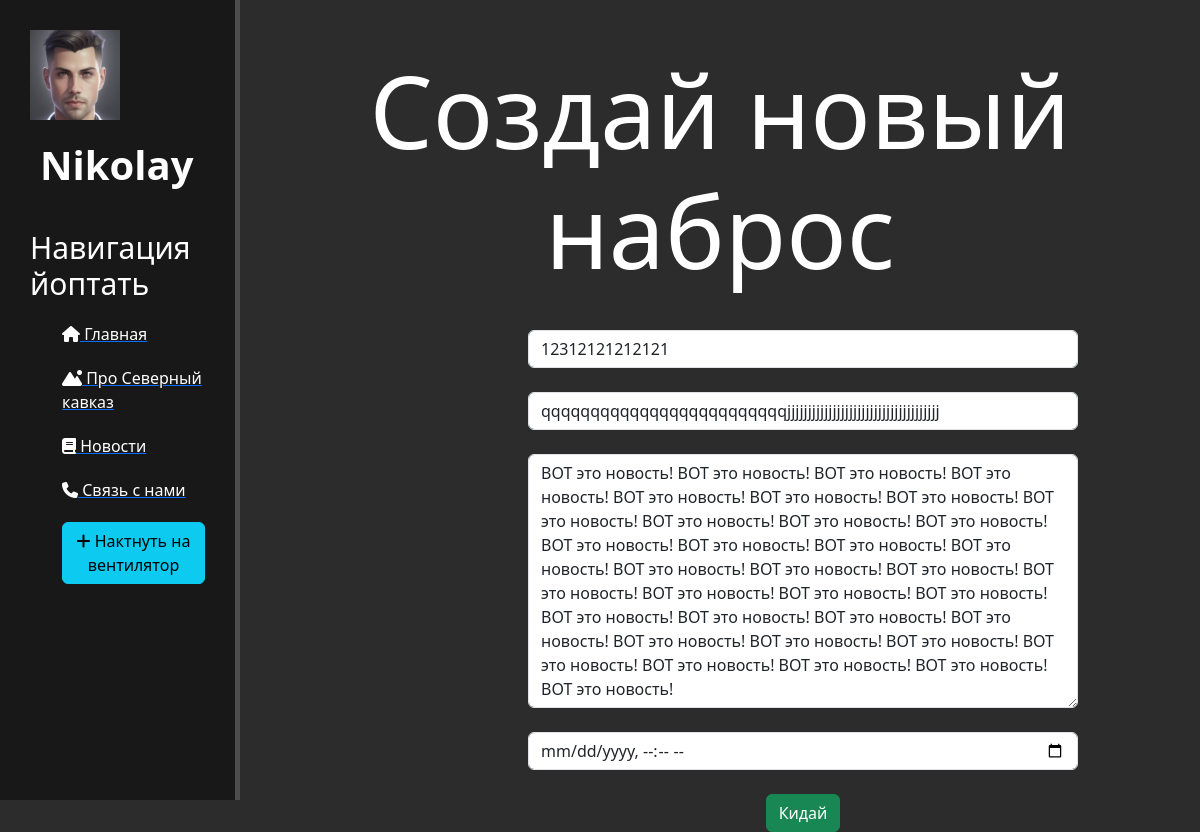
The page /news/6/update on the database its author committed.
### news/models.py (models this page shows, shortened)
class Articles(models.Model):
    title = models.CharField('Название', max_length=50,)
    anons = models.CharField('Анонс', max_length=250,)
    main_text = models.TextField('Статья')
    date = models. DateTimeField('Дата публикации')
    class Meta:
        verbose_name = 'Новость'
        verbose_name_plural = 'Новости'

### news/views.py (the view)
# urls.py: path('<int:pk>/update', views.NewsUpdateView.as_view(), name='news-update'),
class NewsUpdateView(UpdateView):
    model = Articles
    template_name = 'news/create.html'
    form_class = ArticlesForm

### news/forms.py
class ArticlesForm(ModelForm):
    class Meta:
        model = Articles
        fields = ['title', 'anons', 'main_text', 'date']
        widgets = {
            'title': TextInput(attrs={
                'class': 'form-control',
                'placeholder': 'Назови наброс'
            }),
            'anons': TextInput(attrs={
                'class': 'form-control',
                'placeholder': 'Заинтригуй'
            }),
            'main_text': Textarea(attrs={
                'class': 'form-control',
                'placeholder': 'Набрасывай во всю!!!'
            }),
            'date': DateTimeInput(attrs={
                'class': 'form-control',
                'placeholder': 'Дата наброса',
                'type': 'datetime-local'
            })
        }

### news/templates/news/create.html (shortened to what this page needs)
{% extends 'main/layout.html' %}
{% block content %}
    <div class="features">
        <h1>Создай новый наброс</h1>
        <form method="post">
            {{ form.title }}<br>
            {{ form.anons }}<br>
            {{ form.main_text }}<br>
            {{ form.date }}<br>
            <button class="btn btn-success" type="submit">Кидай</button>
        </form>
    </div>
{% endblock %}

### main/static/main/css/main.css (style rules this page uses)
body { background: #2c2c2c }
main .features { float: left; color: #fff; margin-top: 50px; text-align: center; width: 80%; }
main .features h1 { font-size: 100px; }
form { margin-left: 30%; width: 550px; margin-top: 40px; }

### rows shown on the page
Articles: title "12312121212121", anons "qqqqqqqqqqqqqqqqqqqqqqqqqjjjjjjjjjjjjjjjjjjjjjjjjjjjjjjjjjjjjj", main_text "ВОТ это новость! ВОТ это новость! ВОТ это новость! ВОТ это новость! ВОТ это новость! ВОТ это новость! ВОТ это новость! ВОТ это новость! ВОТ это новость! ВОТ это новость! ВОТ это новость! ВОТ это новость! ВОТ это новость! ВОТ это новость! ВОТ это новость! ВОТ это новость! ВОТ это новость! ВОТ это новость! ВОТ это новость! ВОТ это новость! ВОТ это новость! ВОТ это новость! ВОТ это новость! ВОТ это новость! ВОТ это новость! ВОТ это новость! ВОТ это новость! ВОТ это новость! ВОТ это новость! ВОТ это новость! ВОТ это новость! ВОТ это новость! ВОТ это новость! ВОТ это новость!"
